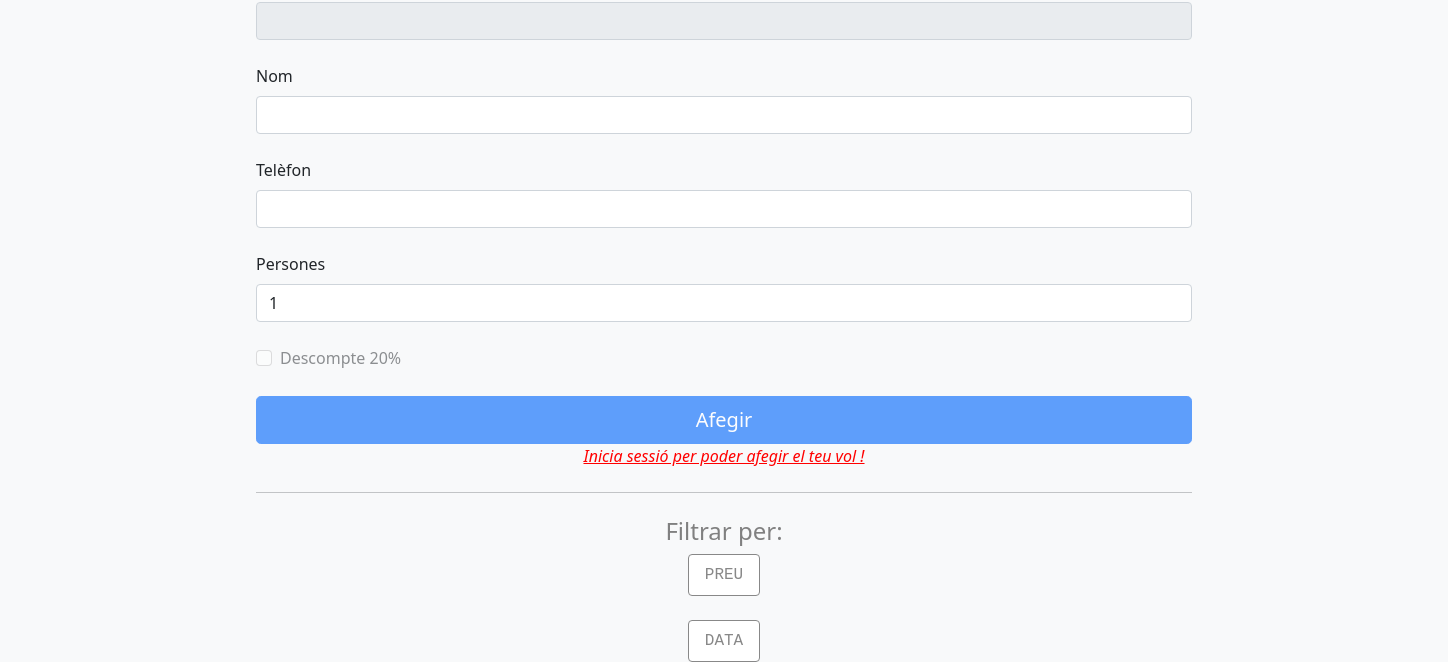
/ (lower part), run on an earlier commit of the app's database.
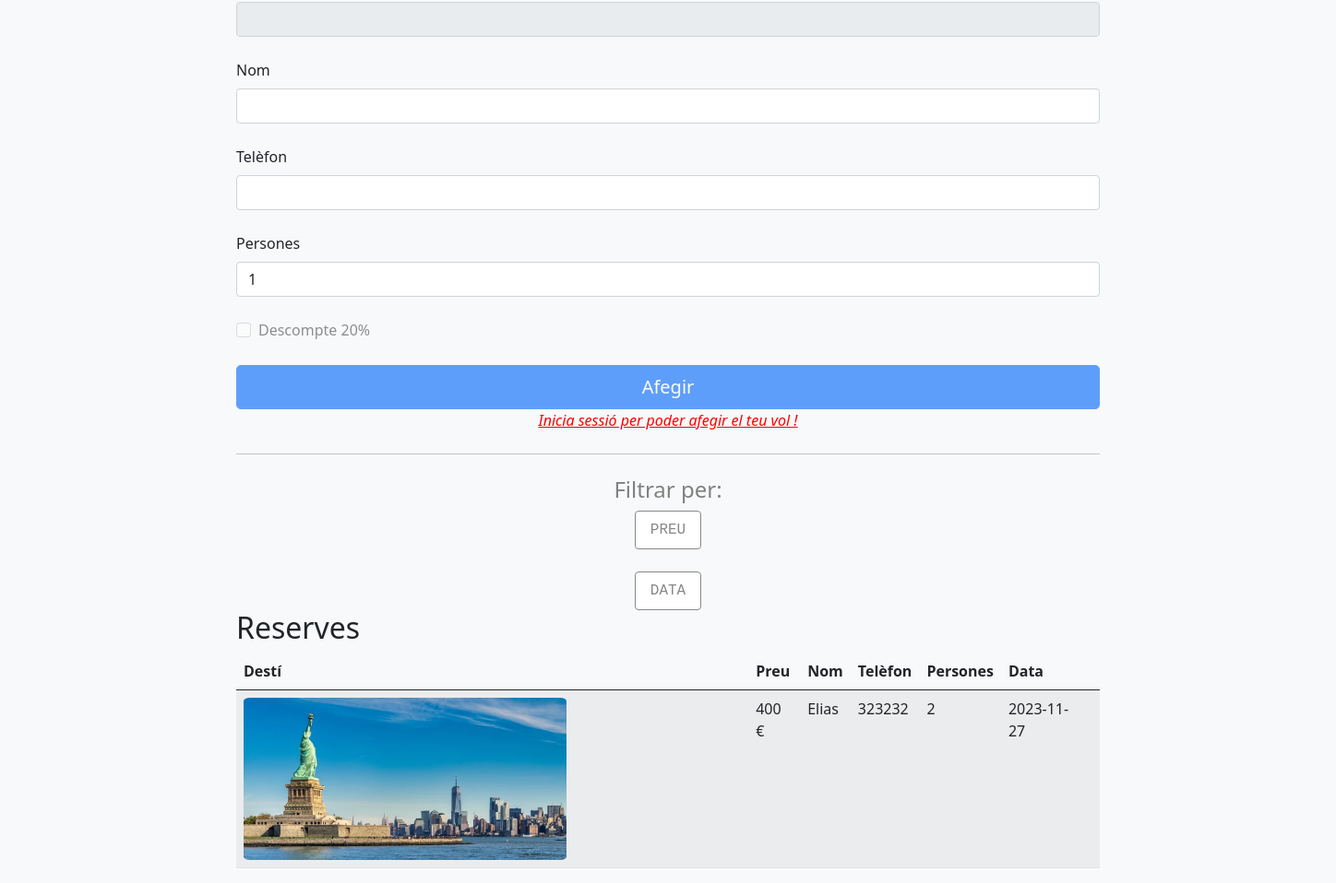
And on a later commit of the database.
### tables this page shows
CREATE TABLE `reserves` (
  `id` int(11) NOT NULL,
  `usuari` varchar(120) NOT NULL,
  `dataReserva` date NOT NULL,
  `desti` varchar(50) NOT NULL,
  `preu` varchar(5) NOT NULL,
  `nom` varchar(50) NOT NULL,
  `telf` varchar(9) NOT NULL,
  `numPersones` tinyint(4) NOT NULL,
  `img` varchar(150) NOT NULL
);

### model/model.mostrarReserves.php (the view, shortened to what this page needs)
<?php
function mostrarReserves($email){
    $conn = con();
    $sql = $conn->prepare('SELECT * FROM reserves');
    $sql->execute();
    $resultat = $sql->fetchAll();
    if (count($resultat) > 0) {
        echo '<div class="container">';
        echo '<h2 class="theme-title">Reserves</h2>';
        echo '<table class="table table-striped">';
        echo '<thead>';
        echo '<tr>';
        echo '<th scope="col">Destí</th>';
        echo '<th scope="col">Preu</th>';
        echo '<th scope="col">Nom</th>';
        echo '<th scope="col">Telèfon</th>';
        echo '<th scope="col">Persones</th>';
        echo '<th scope="col">Data</th>';
        echo '<th scope="col"></th>';
        echo '</tr>';
        echo '</thead>';
        echo '<tbody>';
        foreach ($resultat as $reserva) {
        echo '<tr>';
        $sql = $conn->prepare('SELECT imatge FROM destiviatges WHERE destiPais = ?');
        $sql->execute(array(
            $reserva['desti'],
        ));
        $resultatImg = $sql->fetch();
        echo '<td><img src="' . $resultatImg['imatge'] . '" width="15px"></td>';
        echo '<td>' . $reserva['preu'] . '</td>';
        echo '<td>' . $reserva['nom'] . '</td>';
        echo '<td>' . $reserva['telf'] . '</td>';
        echo '<td>' . $reserva['numPersones'] . '</td>';
        echo '<td>' . $reserva['dataReserva'] . '</td>';
        $saberAdmin = $conn->prepare('SELECT usuari FROM reserves WHERE usuari = ?');
        $saberAdmin->execute(array(
            $email,
        ));
        $resultatAdmin = $saberAdmin->fetch();
        if ($resultatAdmin['usuari']?? "" == $email && isset($_SESSION['email'])) {
            echo '<td><a href="vista/eliminarReserva.vista.php?id=' . $reserva['id'] . '">Eliminar reserva<i class="fas fa-trash-alt"></i></a></td>';
        }else {
            echo '<td></td>';
        }
        echo '</tr>';
        }
        echo '</tbody>';
        echo '</table>';
        echo '</div>';
    }else{
    }
}
?>

### index.php (shortened to what this page needs)
<!doctype html>
<html lang="en">
<head>
  <link href="estils/bootstrap.min.css" rel="stylesheet">
  <link href="estils/form-validation.css" rel="stylesheet">
</head>
<body class="bg-light">
  <div class="container">
    <main>
      <div class="col-md-7 col-lg-8">
        <form class="needs-validation" method="post" action="controlador/form-validation.php" novalidate>
          <div class="col-sm-6">
            <input type="text" class="form-control" id="preu" name="preu" placeholder="" readonly>
          </div>
          <br>
          <div class="col-sm-6">
            <label for="nom" class="form-label theme-label">Nom</label>
            <input type="text" class="form-control" id="nom" name="nom" placeholder="" value="" required onkeypress="return ((event.charCode >= 65 && event.charCode <= 90) || (event.charCode >= 97 && event.charCode <= 122))" min="3">
          </div>
          <br>
          <div class="col-12">
            <label for="telf" class="form-label theme-label">Telèfon</label>
            <input type="text" class="form-control" id="telf" name="telf" placeholder="" required onkeypress="return (event.charCode >= 48 && event.charCode <= 57)" minlength="9" maxlength="9">
          </div>
          <br>
          <div class="col-12">
            <label for="numPersones" class="form-label theme-label">Persones</label>
            <input type="number" class="form-control" id="numPersones" name="numPersones" placeholder="" required onchange="canviPreu()" value="1">
          </div>
          <br>
          <div class="form-check">
            <input type="checkbox" class="form-check-input" id="descompte" onchange="canviPreu()" disabled>
            <label class="form-check-label theme-label" for="descompte">Descompte 20%</label>
          </div>
          <br>
          <button class="w-100 btn btn-primary btn-lg" type="submit" name="submit">Afegir</button>
          <?php
          if (isset($_SESSION['email'])) {
            echo '<script language="javascript">document.getElementsByClassName("w-100 btn btn-primary btn-lg")[0].removeAttribute("disabled");</script>';
          } else {
          ?> <p class="center"><i><u>Inicia sessió per poder afegir el teu vol !</u></i></p> <?php
          }
            ?>
          <hr class="my-4">
        </form>
      </div>
    </div>
  <div class="reserves">
    <h4 class="theme-title-filter">Filtrar per:</h4>
    <?php
      require_once 'model/model.mostrarReserves.php';
      ?><button class="filtrar-btn" type="button" name="filtrarPreu">Preu</button><br>
      <button class="filtrar-btn" type="button" name="filtrarData">Data</button>
      <?php
      mostrarReserves($email?? "");
    ?>
  </div>
</body>
</html>

### estils/form-validation.css (style rules this page uses)
.container { max-width: 960px; }

What changed in the data, as far as the page shows it:
added reserves: preu "400 €", nom "Elias", telf "323232", numPersones "2", dataReserva "2023-11-27"
Also different on the page:
text now shown: "Reserves Destí Preu Nom Telèfon Persones Data"
